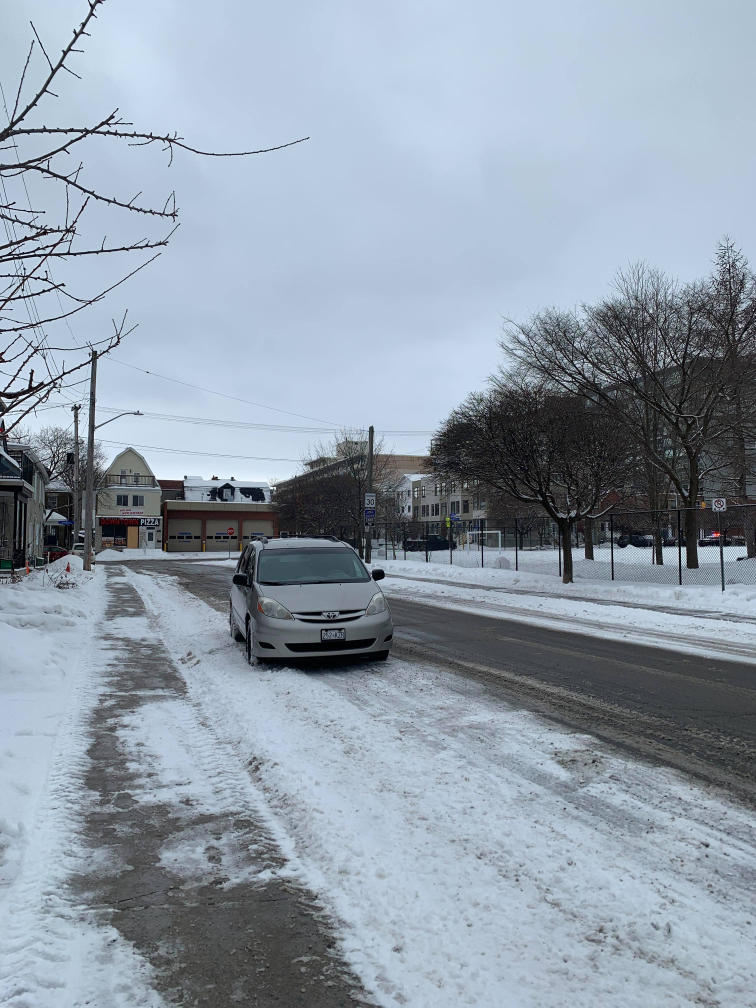
#> input picture Images/Example_1/1.jpg, 3024 x 4032 px, found by its file name (shown at 1/4 size)
$ python stitcher.py
#> lines starting #> are read from the running program, lines starting #| are printed output that depends on the picture; after the words box and inside, x2 and y2 are one past the last pixel; in counts of white or black regions, pixels touching at a corner belong together
# Imports
import numpy as np                       # Matrix operations
import imutils                           # Image processing functions
import cv2                               # OpenCV
from matplotlib import pyplot as plt     # Graph plotting

# Function for building panorama from array of images
def build_panorama(images):
    '''
    Build panorama from array of images.

    Parameters:
    -----------
    images:         array of OpenCV images
        Array of images to be stitched together for panorama.

    Returns: None
    '''

    # Create dictionary for images info
    imageDict = {}

    # Iterate through images, adding info to nested dictionary
    for i in range(1, len(images) + 1):

        # Initialize image dictionary
        imageDict = initialize_image(images, imageDict, None, i = i)

    # Iterate through images to build panorama
    for i in range(1, len(images) + 1):

        # If not first image, set left image to stitched result
        if (i == 1):
            leftImage = imageDict["image_1"]
        else:
            imageDict = initialize_image(images, imageDict, stitchedImage)
            leftImage = imageDict["stitched"]

        # Build panorama on right neighbour (if exists)
        if (i != len(images)):

            # Create variable for right neighbour to simplify code
            rightImage = imageDict["image_" + str(i+1)]

            # Create descriptor matcher
            matcher = cv2.BFMatcher(cv2.NORM_L2, crossCheck=True)

            # Find matches for each descriptor
            matches = matcher.match(leftImage["features"], rightImage["features"])

            # Sort matches by distance
            good_matches = sorted(matches, key = lambda x: x.distance)

            # Compute homography matrix with >= 4 good matches
            if len(good_matches) >= 4:

                # Get points corresponding to good matches
                leftPoints = []
                rightPoints = []
                for m in range(0, len(good_matches)):
                    # Check that keypoint exists
                    if (len(leftImage["keypoints"]) >= good_matches[m].trainIdx):
                        rightPoints.append(rightImage["keypoints"][good_matches[m].trainIdx].pt)
                        leftPoints.append(leftImage["keypoints"][good_matches[m].queryIdx].pt)

                # Convert points to float
                rightPoints = np.float32(rightPoints).reshape(-1, 1, 2)
                leftPoints = np.float32(leftPoints).reshape(-1, 1, 2)

                # UNCOMMENT to draw keypoints on images + display

                '''
                # Draw circles over original images
                img1_with_points = rightImage["grey"].copy()
                img2_with_points = leftImage["grey"].copy()

                plt.imshow(img1_with_points, cmap="gray")
                plt.show()
                plt.imshow(img2_with_points, cmap="gray")
                plt.show()

                for p in rightPoints:
                    img1_with_points = cv2.circle(img1_with_points, (p[0][0],p[0][1]), 10, (255, 0, 0), thickness=3)
                for p in leftPoints:
                    img2_with_points = cv2.circle(img2_with_points, (p[0][0],p[0][1]), 10, (255, 0, 0), thickness=3)

                # Display images with overlayed circles
                plt.imshow(img1_with_points, cmap="gray")
                plt.show()
                plt.imshow(img2_with_points, cmap="gray")
                plt.show()
                '''

                # Get homography matrix between left image and right neighbour
                # (using RANSAC)
                (h_matrix, mask) = cv2.findHomography(rightPoints,
                                                      leftPoints,
                                                      cv2.RHO)

            # Throw error if not enough good matches are found
            else:
                print("Not enough good matches. Cannot create panorama.\n")
                return

            # Warp right image using homography matrix
            warpedImage = cv2.warpPerspective(rightImage["image"],
                                            h_matrix,
                                            (rightImage["image"].shape[1] + leftImage["image"].shape[1],
                                            rightImage["image"].shape[0]))


            # UNCOMMENT to display warped image
            '''
            plt.imshow(warpedImage)
            plt.show()
            '''

            # Get min height of left and right image
            min_height = min(warpedImage.shape[1], leftImage["image"].shape[1])

            # Stitch left image into right image
            stitchedImage = warpedImage
            stitchedImage[0:leftImage["image"].shape[0], 0:min_height] = leftImage["image"]

            # Crop black background from stitched image
            grey = cv2.cvtColor(stitchedImage, cv2.COLOR_BGR2GRAY)
            _, thresh = cv2.threshold(grey, 1, 255, cv2.THRESH_BINARY)
            contours, hierarchy = cv2.findContours(thresh, cv2.RETR_EXTERNAL, cv2.CHAIN_APPROX_SIMPLE)
            cnt = contours[0]
            x,y,w,h = cv2.boundingRect(cnt)
            stitchedImage = stitchedImage[y:y+h, x:x+w]

            # Show stitched image
            #plt.imshow(stitchedImage)
            #plt.show()

            # Clear some memory
            del leftImage
            if (i == 1):
                del imageDict["image_1"]
            else:
                del imageDict["stitched"]

    return stitchedImage


def initialize_image(images, imageDict, stitched, i=0):
    '''
    Initialize dictionary of images for panorama.

    Parameters:
    -----------
    images:         array of OpenCV images
        Array of images to be stitched together for panorama.

    imageDict:      dictionary
        Dictionary containing information for each image.

    stitched:       OpenCV image or None
        Result from previous iteration of panorama stitching.

    i:              int, default = 0
        Index of image position in panorama, or 0 if stitching has
        already begun.

    Returns: Dictionary containing initialized information for each image.
    '''

    # Check that image stitching hasn't happened yet, in which case
    # we will initialize all the individual images into a dictionary
    if (i != 0):

        # Name image dictionary based on index
        index = "image_" + str(i)

        # Create nested dictionary for current image
        imageDict[index] = {}

        # Resize image for faster processing
        images[i-1] = imutils.resize(images[i-1], width=400)

        # Convert original image to RGB (for matplotlib compatibility)
        images[i-1] = cv2.cvtColor(images[i-1], cv2.COLOR_BGR2RGB)

        # Create variables for current image to simplify code
        thisImage = imageDict[index]
        thisImage["image"] = images[i-1]

        # Convert RGB image to greyscale to detect keypoints
        thisImage["grey"] = cv2.cvtColor(thisImage["image"], cv2.COLOR_RGB2GRAY)

        # Find keypoints and descriptors
        feature_finder = cv2.SIFT_create()
        thisImage["keypoints"], thisImage["features"] = feature_finder.detectAndCompute(thisImage["grey"], None)

    # Initialize stitched image information
    else:
        # Find keypoints and descriptors
        feature_finder = cv2.SIFT_create()
        kp, feat = feature_finder.detectAndCompute(stitched, None)

        # Create dictionary entry for stitched image
        imageDict["stitched"] = {}
        thisImage = imageDict["stitched"]

        # Convert RGB image to greyscale to use as left image
        stitched_color = stitched
        stitched = cv2.cvtColor(stitched, cv2.COLOR_RGB2GRAY)

        # Initialize dictionary values
        thisImage["image"] = stitched_color
        thisImage["grey"] = stitched
        thisImage["keypoints"] = kp
        thisImage["features"] = feat

        # Save memory
        del kp, feat

    # Return initialized image dictionary
    return imageDict

def main():

    # Create array to hold sample images
    images = []

    # Read sample images from local directory
    images.append(cv2.imread(r'Images\Example_1\1.jpg'))
    images.append(cv2.imread(r'Images\Example_1\2.jpg'))
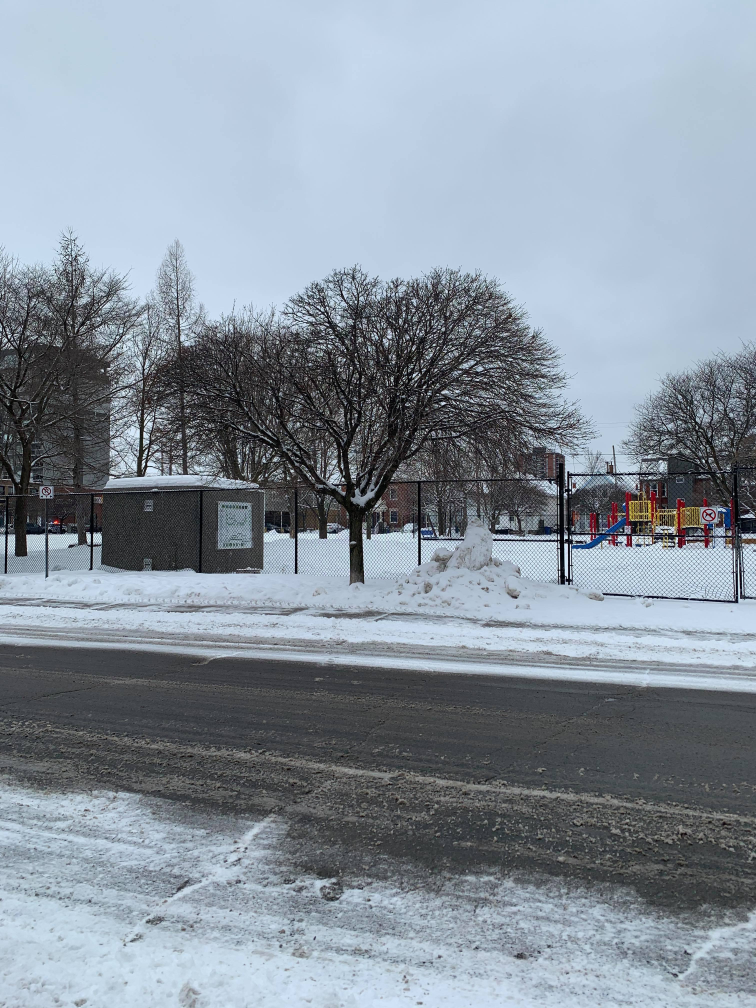
#> input picture Images/Example_1/2.jpg, 3024 x 4032 px, found by its file name (shown at 1/4 size)
    images.append(cv2.imread(r'Images\Example_1\3.jpg'))
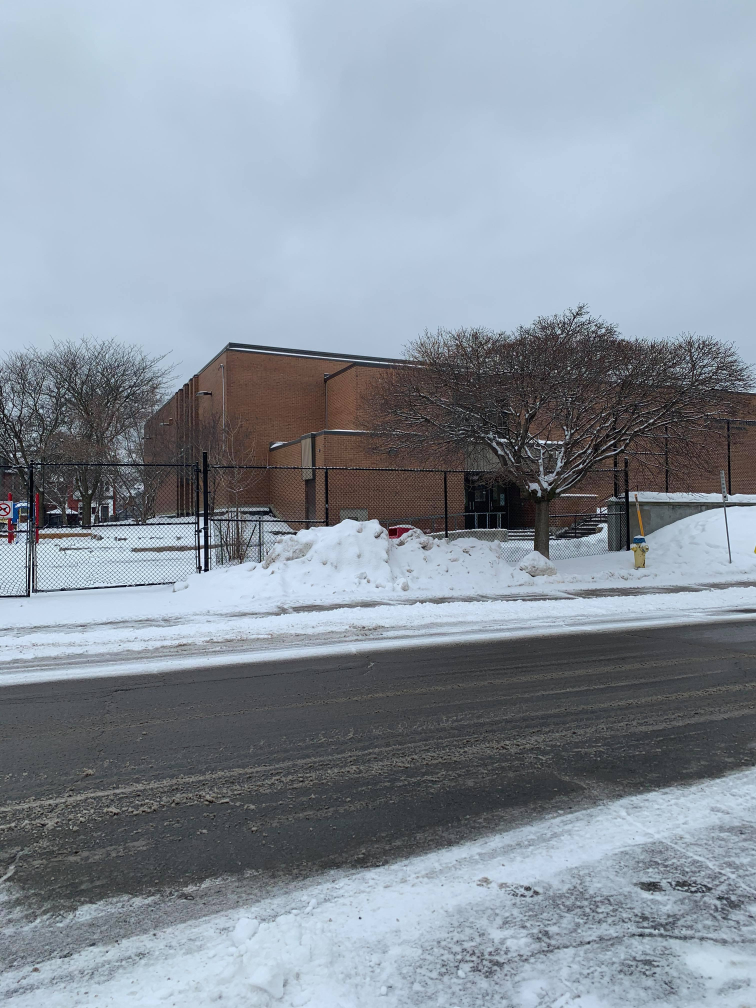
#> input picture Images/Example_1/3.jpg, 3024 x 4032 px, found by its file name (shown at 1/4 size)
    images.append(cv2.imread(r'Images\Example_1\4.jpg'))
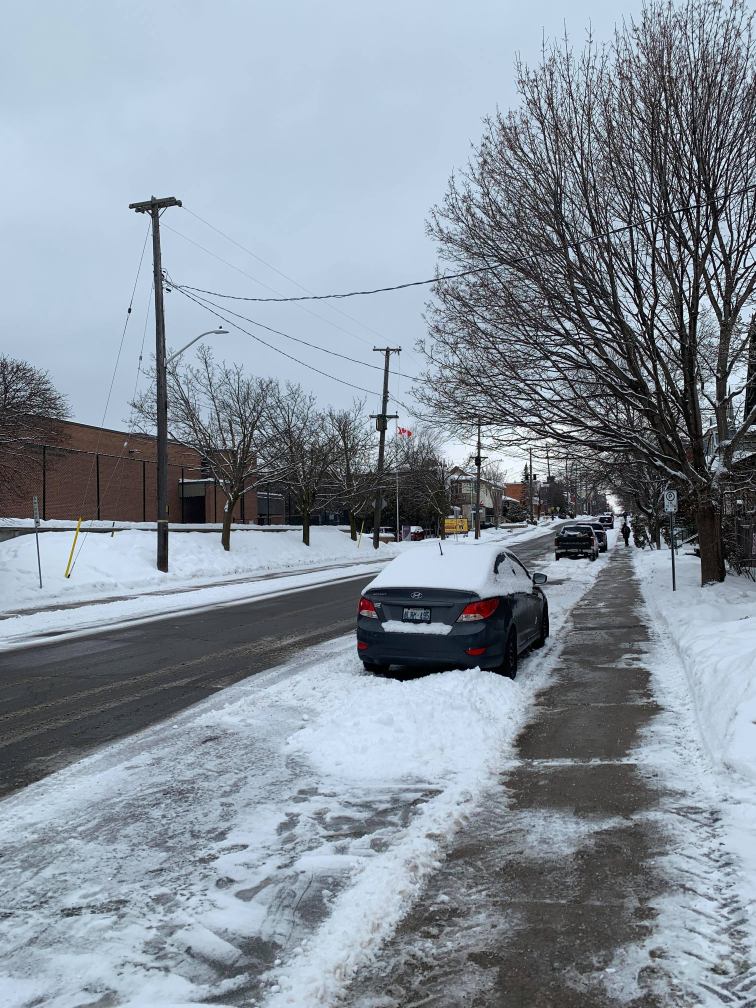
#> input picture Images/Example_1/4.jpg, 3024 x 4032 px, found by its file name (shown at 1/4 size)

    # Build panorama using sample images
    result = build_panorama(images)
#> the loop in build_panorama, `for i in range(1, len(images) + 1):` made 4 passes
#> index in initialize_image on passes 1 to 4: 'image_1', 'image_2', 'image_3', 'image_4'
#> the loop in build_panorama, `for i in range(1, len(images) + 1):` made 3 passes
#> (matches, good_matches, min_height, x, y, w, h) on passes 1 to 2: (334 matches, 334 matches, 400, 0, 0, 800, 533), (252 matches, 252 matches, 800, 0, 0, 960, 533)
#> (matches, good_matches) on pass 3: (398 matches, 398 matches)
#> pass 1, in build_panorama, `warpedImage = cv2.warpPerspective(rightImage["image"], h_matrix, (righ..`:
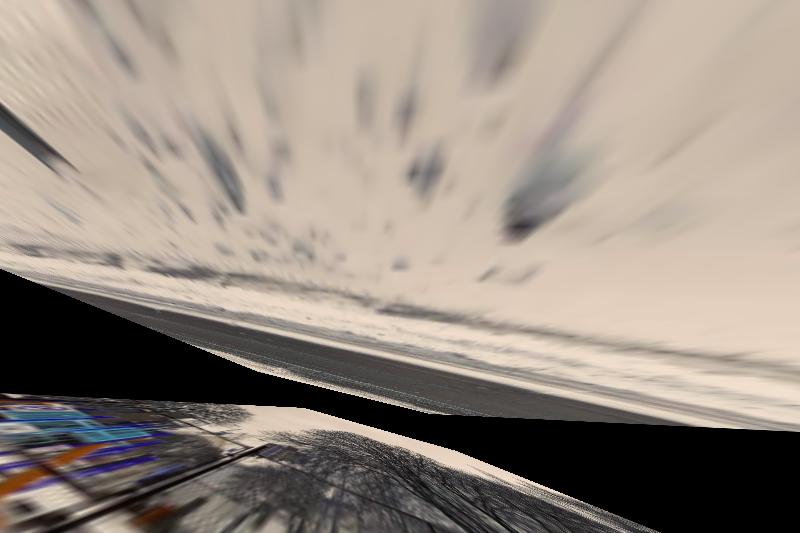
#> warpedImage: shape (533, 800, 3); mean of channels 0, 1, 2 130.5, 140.5, 151.6; drawn as B, G, R
#> pass 1, in build_panorama, `_, thresh = cv2.threshold(grey, 1, 255, cv2.THRESH_BINARY)`:
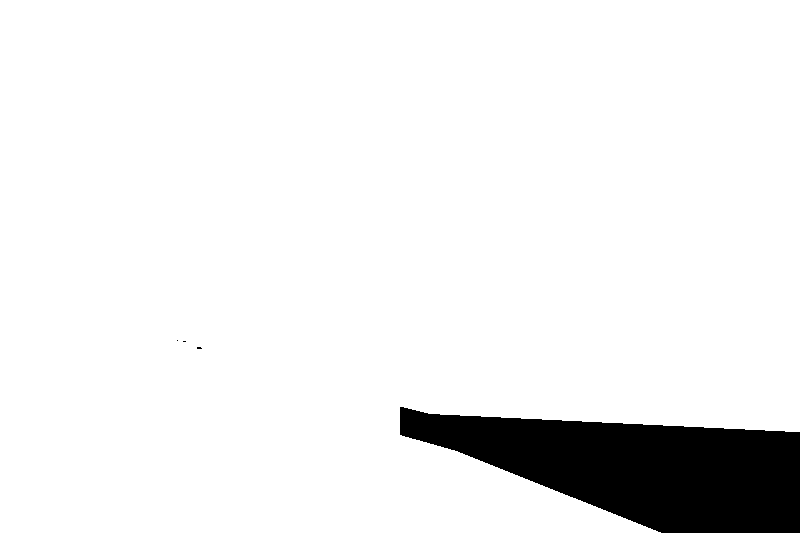
#> thresh: shape (533, 800); 92.8% white; 4 black regions (3 under 20 px), largest, box (x1, y1, x2, y2) and area: (400, 407, 800, 533) 30829
#> after the loop in build_panorama, `for i in range(1, len(images) + 1):`:
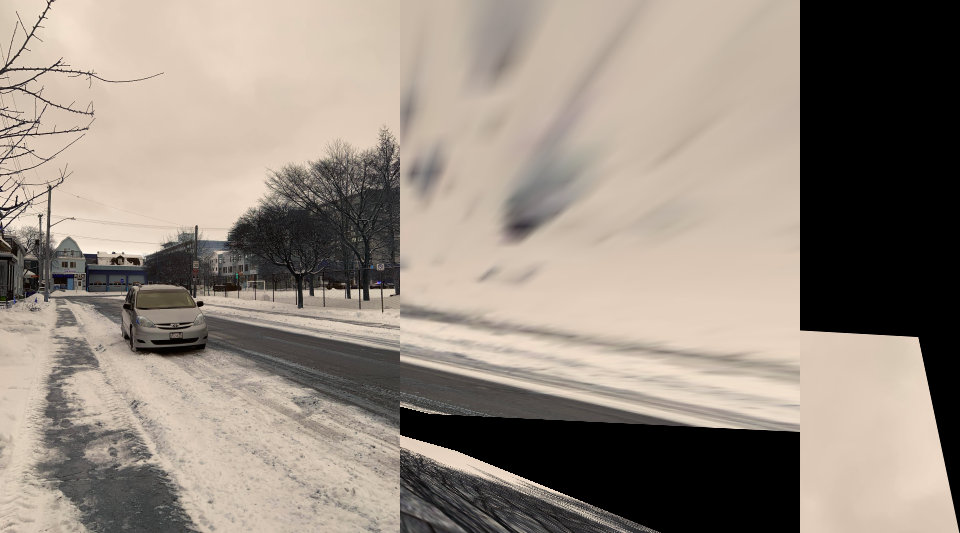
#> stitchedImage: shape (533, 960, 3); mean of channels 0, 1, 2 127.6, 138.5, 149.7; drawn as B, G, R
#> after the loop in build_panorama, `for i in range(1, len(images) + 1):`:
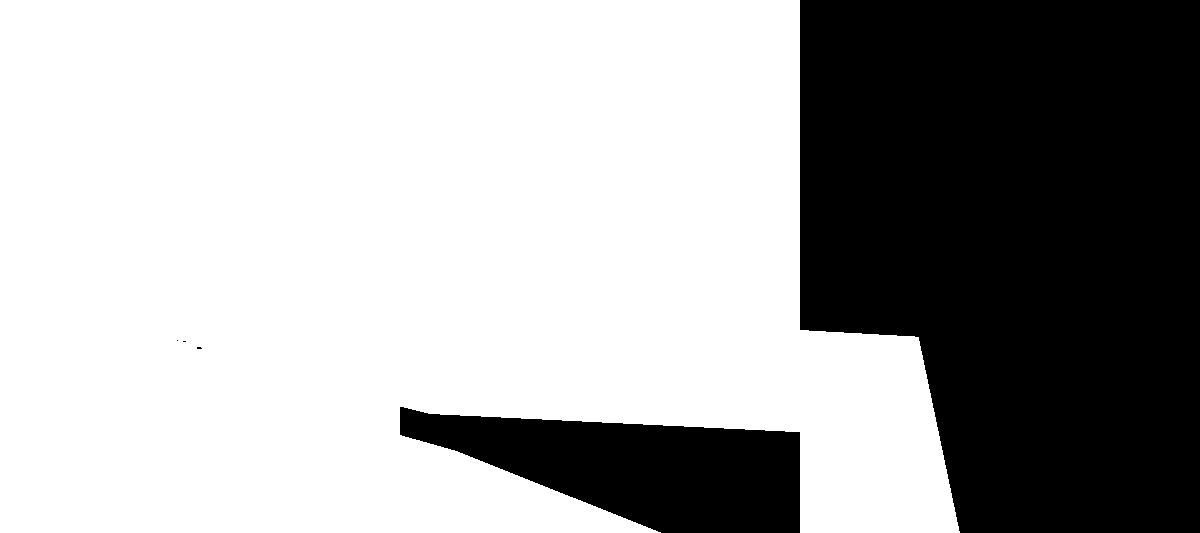
#> thresh: shape (533, 1200); 66.2% white; 5 black regions (3 under 20 px), largest, box (x1, y1, x2, y2) and area: (800, 0, 1200, 533) 185472, (400, 407, 800, 533) 30829

    # Display panorama
    plt.imshow(result)
    plt.show()

    # Convert RGB image to BGR (for opencv compatibility)
    result = cv2.cvtColor(result, cv2.COLOR_RGB2BGR)

    # Save panorama to file
    cv2.imwrite('result.jpg', result)

if __name__ == "__main__":
#> (the run stopped early here; a loop or call above may not have finished)
